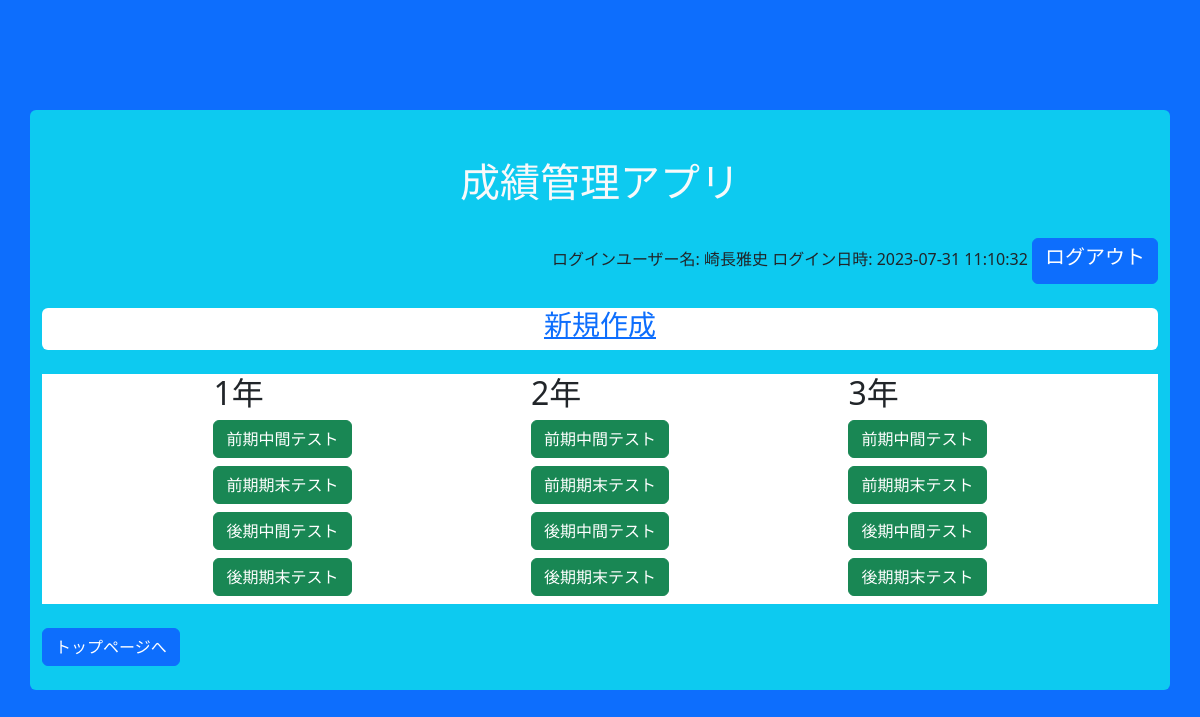
Page /tests/t_index.php (signed in) on the committed database.
### tables this page shows
CREATE TABLE `tests` (
  `id` int(11) NOT NULL,
  `year` int(11) NOT NULL,
  `test_name` text NOT NULL,
  `created_at` timestamp NOT NULL DEFAULT current_timestamp(),
  `updated_at` timestamp NOT NULL DEFAULT current_timestamp() ON UPDATE current_timestamp()
);

### tests/t_index.php (the view, shortened to what this page needs)
<?php
include '../components/header.php';
?>
<?php
$dsn = 'mysql:dbname=grade_management;host=localhost;charset=utf8';
$user = 'root';
$password = '';
try {
    $dbh = new PDO($dsn, $user, $password);
    $dbh->setAttribute(PDO::ATTR_ERRMODE, PDO::ERRMODE_EXCEPTION);
    $sql = 'SELECT * FROM tests ORDER BY year , id';
    $stmt = $dbh->prepare($sql);
    $stmt->execute();
    $results = $stmt->fetchAll(PDO::FETCH_ASSOC);
} catch (PDOException $e) {
    echo 'エラーが発生しました：' . $e->getMessage();
}
?>
<head>
</head>
<body>
    <div class="d-flex justify-content-evenly bg-white rounded">
        <a href="t_create.php">
            <h3>新規作成</h3>
        </a>
    </div>
    <br />
    <div class="d-flex bg-white justify-content-evenly">
        <?php
        $grouped_results = array();
        foreach ($results as $row) {
            $year = $row['year'];
            if (!isset($grouped_results[$year])) {
                $grouped_results[$year] = array();
            }
            $grouped_results[$year][] = $row;
        }
        foreach ($grouped_results as $year => $tests) {
            echo '<div class="d-flex flex-column mx-2">';
            echo '<h2>' . $year . '年</h2>';
            foreach ($tests as $row) {
                echo '<button class="btn btn-success mb-2" data-bs-toggle="modal" data-bs-target="#t_edit_' . $row['id'] . '">' . $row['test_name'] . '</button>';
            }
            echo '</div>';
        }
        ?>
    </div>
    <br />
    <a href="../index.php" button class="btn btn-primary">トップページへ</a>
    <br />
    <br/>

### rows in the picture
tests: test_name "前期中間テスト"
tests: test_name "前期期末テスト"
tests: test_name "後期中間テスト"
tests: test_name "後期期末テスト"
tests: test_name "前期中間テスト"
tests: test_name "前期期末テスト"
tests: test_name "後期中間テスト"
tests: test_name "後期期末テスト"
tests: year "3", test_name "後期期末テスト"
tests: test_name "前期中間テスト"
tests: test_name "前期期末テスト"
tests: test_name "後期中間テスト"

### other values in the picture
$login_user "崎長雅史"
$year "1"
$year "2"
